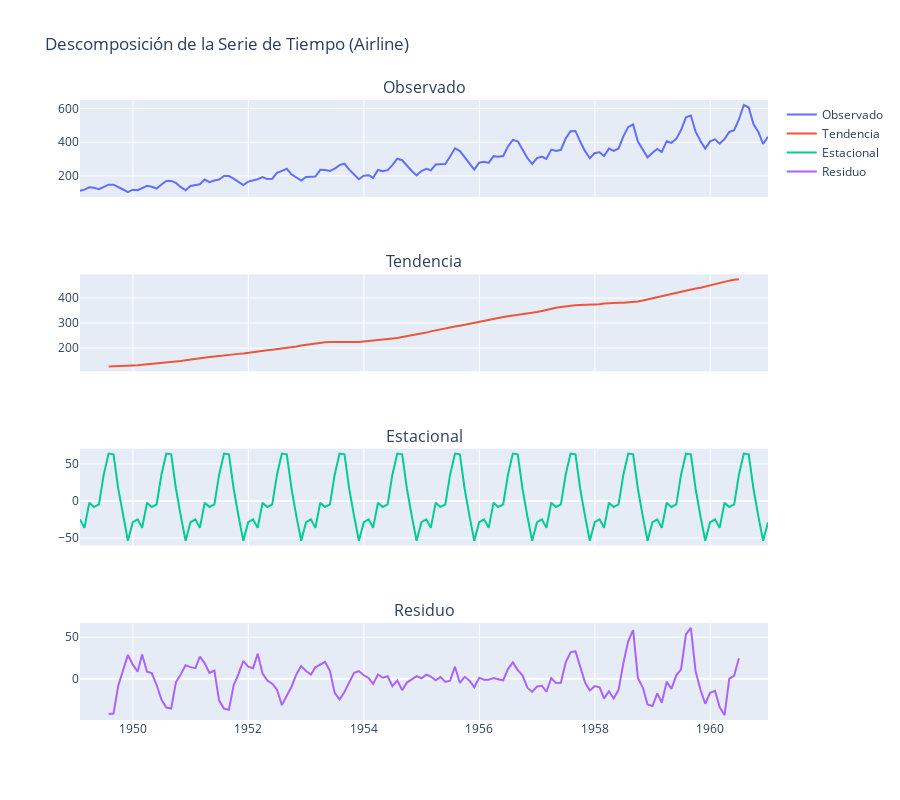

Notebook cell for this chart:
### Code cell
import pandas as pd
from statsmodels.tsa.seasonal import seasonal_decompose
import plotly.graph_objects as go
from plotly.subplots import make_subplots

# Descomposición de la serie de tiempo
result = seasonal_decompose(airline["Cantidad de pasajeros"], model="additive")

# Crear gráficos interactivos en una sola estructura
fig = make_subplots(rows=4, cols=1, shared_xaxes=True, 
                    subplot_titles=['Observado', 'Tendencia', 'Estacional', 'Residuo'])

for i, (name, serie) in enumerate({'Observado': result.observed, 
                                   'Tendencia': result.trend, 
                                   'Estacional': result.seasonal, 
                                   'Residuo': result.resid}.items(), 1):
    fig.add_trace(go.Scatter(x=serie.index, y=serie, mode='lines', name=name), row=i, col=1)

fig.update_layout(height=800, title_text="Descomposición de la Serie de Tiempo (Airline)")
fig.show()

### Figure 1 — Plotly figure (JSON) as saved in the notebook; plotly's stock layout.template omitted (floating-point values rounded to 4 significant figures; data arrays with more than 128 entries replaced by an {"elided": "..."} marker saying what was removed)
{"data": [{"mode": "lines", "name": "Observado", "type": "scatter", "x": {"elided": "144 str values"}, "xaxis": "x", "y": {"elided": "144 int values"}, "yaxis": "y"}, {"mode": "lines", "name": "Tendencia", "type": "scatter", "x": {"elided": "144 str values"}, "xaxis": "x2", "y": {"elided": "144 float values"}, "yaxis": "y2"}, {"mode": "lines", "name": "Estacional", "type": "scatter", "x": {"elided": "144 str values"}, "xaxis": "x3", "y": {"elided": "144 float values"}, "yaxis": "y3"}, {"mode": "lines", "name": "Residuo", "type": "scatter", "x": {"elided": "144 str values"}, "xaxis": "x4", "y": {"elided": "144 float values"}, "yaxis": "y4"}], "layout": {"annotations": [{"font": {"size": 16}, "showarrow": false, "text": "Observado", "x": 0.5, "xanchor": "center", "xref": "paper", "y": 1, "yanchor": "bottom", "yref": "paper"}, {"font": {"size": 16}, "showarrow": false, "text": "Tendencia", "x": 0.5, "xanchor": "center", "xref": "paper", "y": 0.7188, "yanchor": "bottom", "yref": "paper"}, {"font": {"size": 16}, "showarrow": false, "text": "Estacional", "x": 0.5, "xanchor": "center", "xref": "paper", "y": 0.4375, "yanchor": "bottom", "yref": "paper"}, {"font": {"size": 16}, "showarrow": false, "text": "Residuo", "x": 0.5, "xanchor": "center", "xref": "paper", "y": 0.1562, "yanchor": "bottom", "yref": "paper"}], "height": 800, "title": {"text": "Descomposición de la Serie de Tiempo (Airline)"}, "xaxis": {"anchor": "y", "domain": [0, 1], "matches": "x4", "showticklabels": false}, "xaxis2": {"anchor": "y2", "domain": [0, 1], "matches": "x4", "showticklabels": false}, "xaxis3": {"anchor": "y3", "domain": [0, 1], "matches": "x4", "showticklabels": false}, "xaxis4": {"anchor": "y4", "domain": [0, 1]}, "yaxis": {"anchor": "x", "domain": [0.8438, 1]}, "yaxis2": {"anchor": "x2", "domain": [0.5625, 0.7188]}, "yaxis3": {"anchor": "x3", "domain": [0.2812, 0.4375]}, "yaxis4": {"anchor": "x4", "domain": [0, 0.1562]}}}
